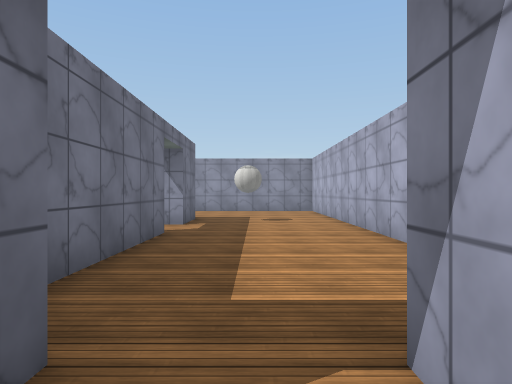
[1] (above)

19 first-person views from a walk through a 3-D level made in the Unity game engine. The camera is 1.5 m above the floor, looks level and sees 75° across. The floor is counted in squares, 2 m on a side. Each view is taken from the middle of a square. On the plan, view 1 faces up. The plan holds only what a view shows up to about 11 squares ahead; the rest is blank. Door leaves are left out, so doorways stand open. Surface patterns are stand-ins for the level's own textures.

[2]
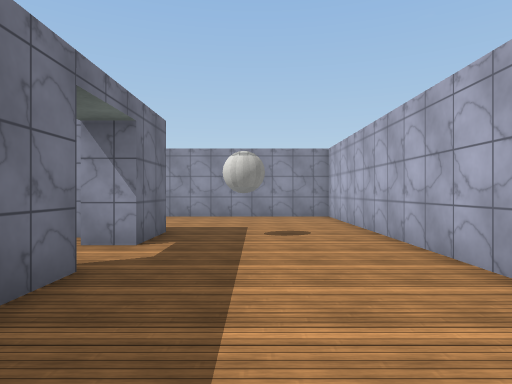

[3]
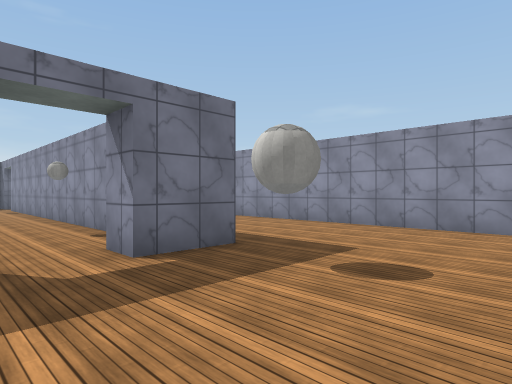

[4]
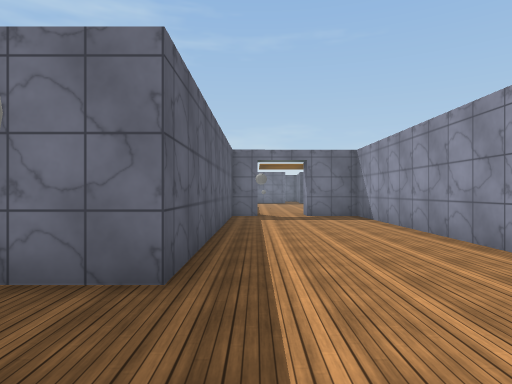

[5]
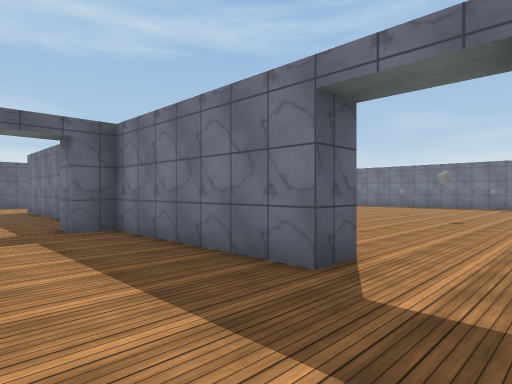

[6]
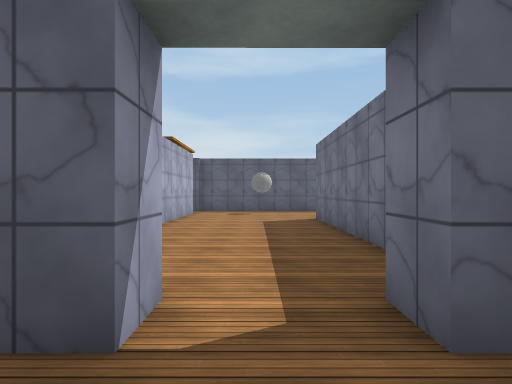

[7]
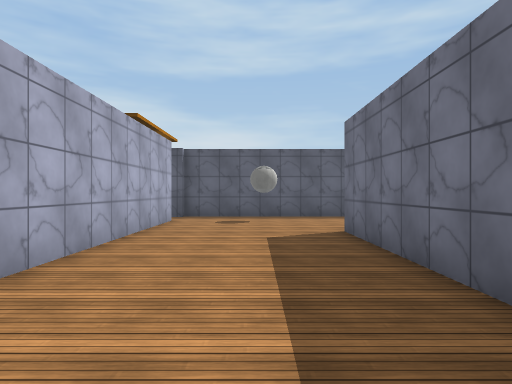

[8]
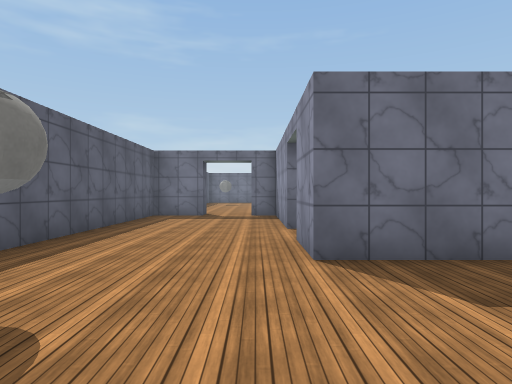

[9]
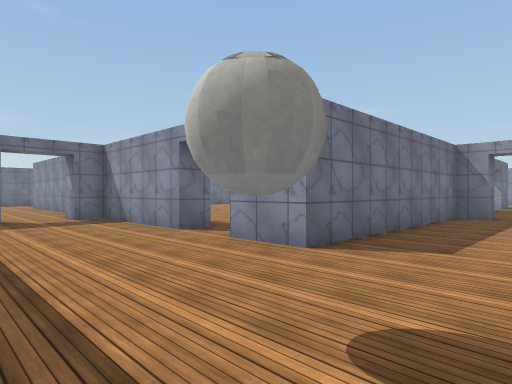

[10]
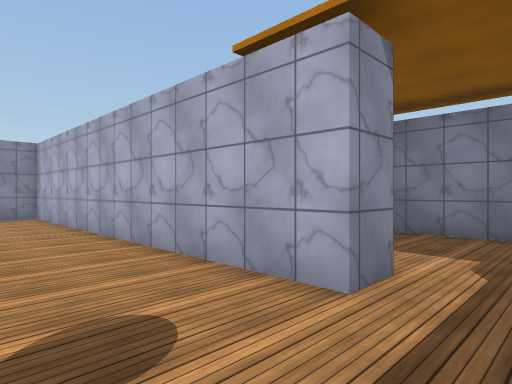

[11]
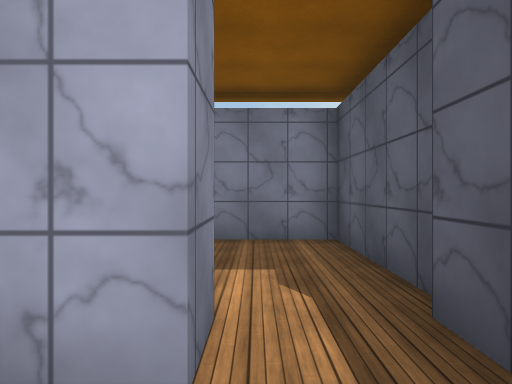

[12]
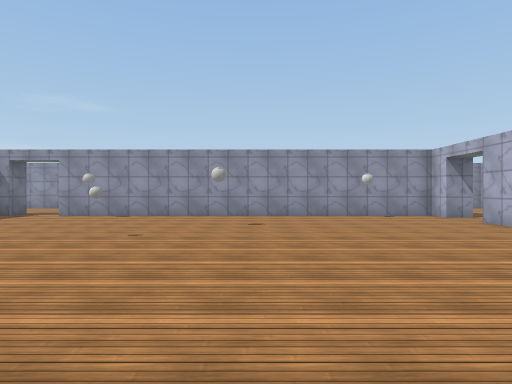

[13]
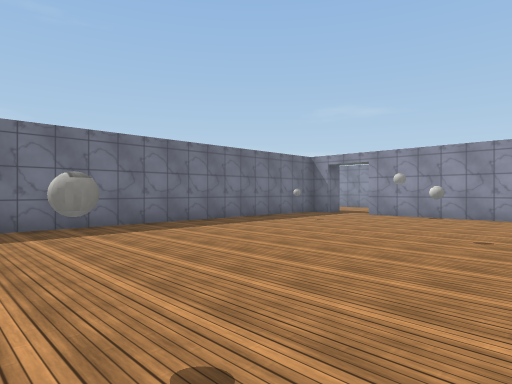

[14]
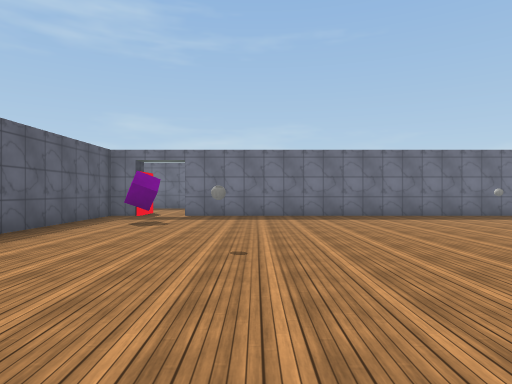

[15]
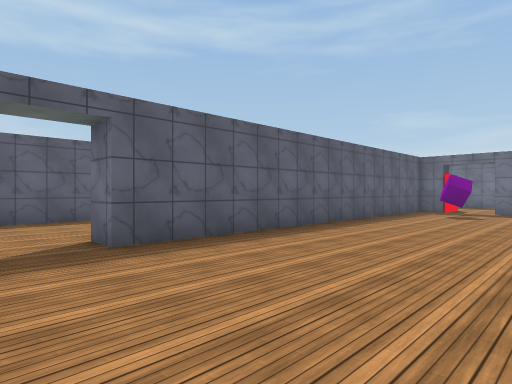

[16]
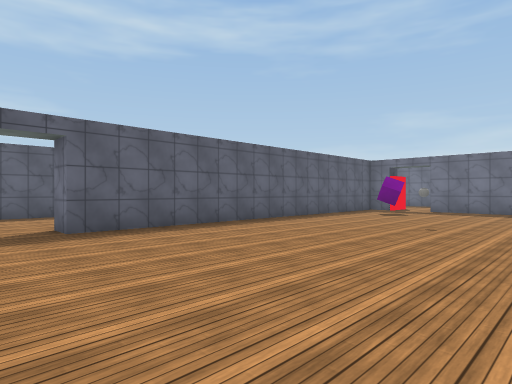

[17]
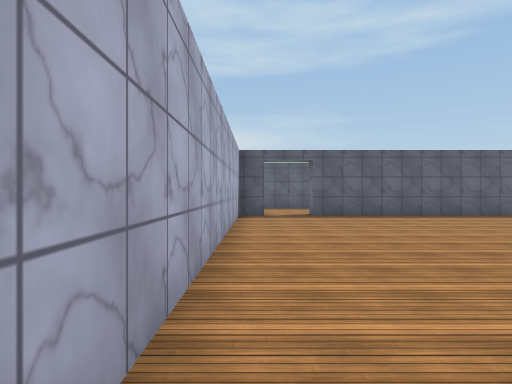

[18]
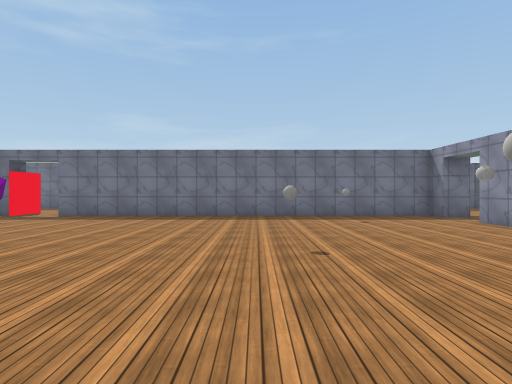

[19]
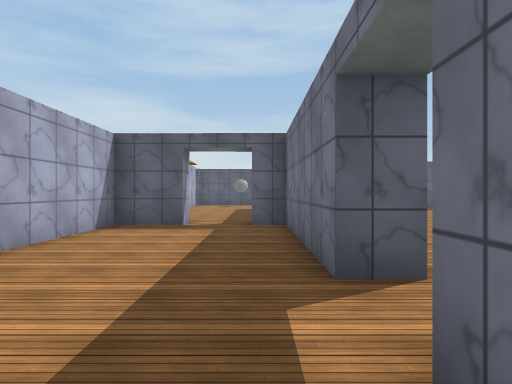

### Floor plan
Points are (right, up) in squares from view 1. A wall is a line through its corners. A room is listed if a view was taken in it or the views show most of it. See-through windows are left out.
Room 1 (views 1, 7, 8, 9, 10, 11)
walls: (-4.8, -6.4) (-8.7, -6.4) (-8.7, -7.1) (-9.5, -7.1); (2.1, -10.1) (3, -10.1); (3, -8.8) (2.2, -8.8) (2.2, 0.7) (1.4, 0.7); (3.4, -10.3) (6.3, -10.3) (6.3, -7.4); (-0.9, 0.7) (-1.7, 0.7) (-1.7, -6.4) (-3.3, -6.4); (-8.7, -8.6) (-8.7, -10.3) (2.2, -10.3)
ways out: opening at (0, 1) to room 2; open door at (-4.5, -6) to room 3; opening at (-9, -8)
objects: ball (0, -9)
Room 2 (views 2, 3, 4, 5, 6, 19)
walls: (-1.7, 6.1) (-1.7, 1.5) (-0.9, 1.5) (-0.9, 0.7); (-9.5, 10.1) (-9.5, 9.3) (-1.7, 9.3) (-1.7, 7.7); (0.7, 0.6) (0.7, 1.5) (2.2, 1.5) (2.2, 13.2) (-9.5, 13.2) (-9.5, 11.5)
ways out: opening at (0, 1) to room 1; open door at (-2, 7) to room 3; opening at (-10, 11)
objects: ball (0, 9)
Room 3 (views 12, 13, 14, 15, 16, 17, 18)
walls: (-15.7, 9.4) (-15.7, 8.5) (-16.5, 8.5) (-16.5, -3.2); (-2.5, 7.7) (-2.5, 8.5) (-14.3, 8.5); (-17, -4.6) (-16.5, -4.6) (-16.5, -5.6) (-4.8, -5.6); (-3.3, -5.6) (-2.5, -5.6) (-2.5, 6.1)
ways out: open door at (-4.5, -6) to room 1; open door at (-2, 7) to room 2; opening at (-17, -4); opening at (-15, 9)
objects: cube (-14, -4)

Where each view was taken, in squares from view 1:
view 1: 0 up, 0 right, facing up
view 2: 3 up, 0 right, facing up
view 3: 6 up, 2 right, facing up-left
view 4: 10 up, 1 right, facing left
view 5: 8 up, 1 right, facing down-left
view 6: 3 up, 0 right, facing down
view 7: 0 up, 0 right, facing down
view 8: 7 down, 2 right, facing left
view 9: 10 down, 1 right, facing up-left
view 10: 10 down, 0 right, facing up-right
view 11: 9 down, 1 right, facing right
view 12: 2 down, 8 left, facing up
view 13: 2 down, 9 left, facing up-left
view 14: 1 down, 6 left, facing left
view 15: 1 down, 3 left, facing down-left
view 16: 1 up, 3 left, facing down-left
view 17: 5 up, 3 left, facing down
view 18: 3 up, 6 left, facing left
view 19: 9 up, 1 left, facing down
